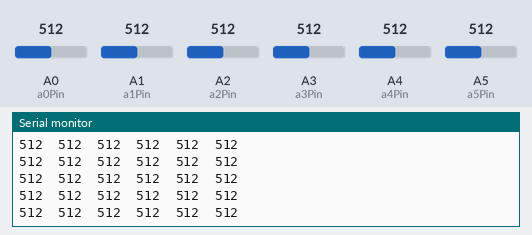
Simulated run of this sketch. Board: Arduino Uno, built with avr-gcc and run on an emulated ATmega328P. On the bench: the last lines printed to the serial monitor. The inputs (shaded band) are chosen by the test bench; at power-on: A0 (a0Pin) = 512, A1 (a1Pin) = 512, A2 (a2Pin) = 512, A3 (a3Pin) = 512, A4 (a4Pin) = 512, A5 (a5Pin) = 512.

Above: at 1.2 s.
1.3 s: A0 (a0Pin) set to 105
At 2.2 s:
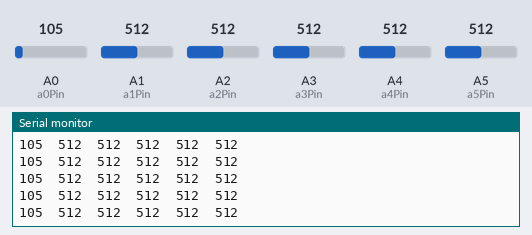
4.3 s: A0 (a0Pin) set to 95
At 5.3 s:
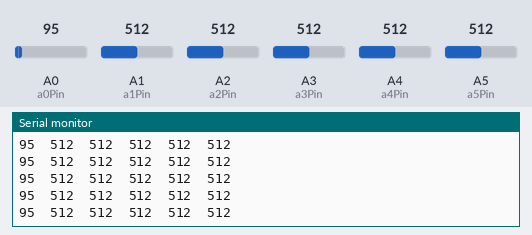
Timing chart, 0 to 7.3 s (numbered marks = the images above; inputs shaded):
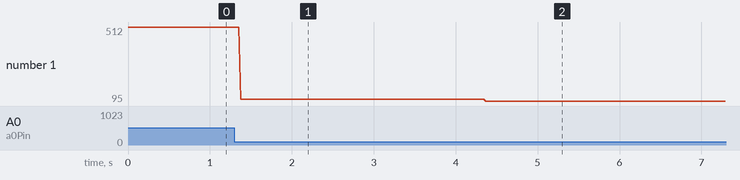

Measured:
- after the input at 1.3 s, the serial monitor: prints a new line after 0.08 s (image 1)
- after the input at 4.3 s, the serial monitor: prints a new line after 0.07 s (image 2)
- plotted number 1: 512 → 105 after the input at 1.3 s, 105 → 95 after the input at 4.3 s

The sketch:

displayAnalogPorts.ino
```cpp
// displayAnalogPorts  v0.1   2017-10-19 Happy Diwali!
//  we have 6 analog ports, lets see what values they are
//    Add to the Preferences, to get the Adafruit boards...
//    https://adafruit.github.io/arduino-board-index/package_adafruit_index.json
//   Others https://github.com/arduino/Arduino/wiki/Unofficial-list-of-3rd-party-boards-support-urls#list-of-3rd-party-boards-support-urls

// create an integer for the pin number for the analog port
int a0Pin = 14;
int a1Pin = 15;
int a2Pin = 16;
int a3Pin = 17;
int a4Pin = 18;
int a5Pin = 19;

// set the initial value, to establish the integer variables
int val1 = 0;
int val2 = 0;
int val3 = 0;
int val4 = 0;
int val5 = 0;
int val6 = 0;

// - - - + - - - - + - - - - + - - - - + - - - - + - - - - + - - - - + - - - - +
void setup() {
  // put your setup code here, to run once:
  Serial.begin(9600);  // set up for the pseudo-serial monitor
}

// - - - + - - - - + - - - - + - - - - + - - - - + - - - - + - - - - + - - - - +
void loop() {
  // put your main code here, to run repeatedly:
  // Read in the values, as close to the same time as posible
  //  the values will be stored in the integers to display soon
  val1 = analogRead(a0Pin); // read the first Analog input pin
  val2 = analogRead(a1Pin); // read the second Analog input pin
  val3 = analogRead(a2Pin); // read the third Analog input pin
  val4 = analogRead(a3Pin); // read the fourth Analog input pin
  val5 = analogRead(a4Pin); // read the fifth Analog input pin
  val6 = analogRead(a5Pin); // read the sixth Analog input pin

  //  We'll print them on the same line, with tabs in between...
  //  We can put more than one command on each line, with semi-colons
  //    https://www.arduino.cc/en/Serial/Print
  Serial.print(val1); Serial.print ("\t");
  Serial.print(val2); Serial.print ("\t");
  Serial.print(val3); Serial.print ("\t");
  Serial.print(val4); Serial.print ("\t");
  Serial.print(val5); Serial.print ("\t");
  Serial.println(val6);  // add the linefeed after the last variable, no tab

  //  If it's scrolling by too fast, add a delay here...
  // delay(100);   // the delay value is in milliseconds.
}
```
